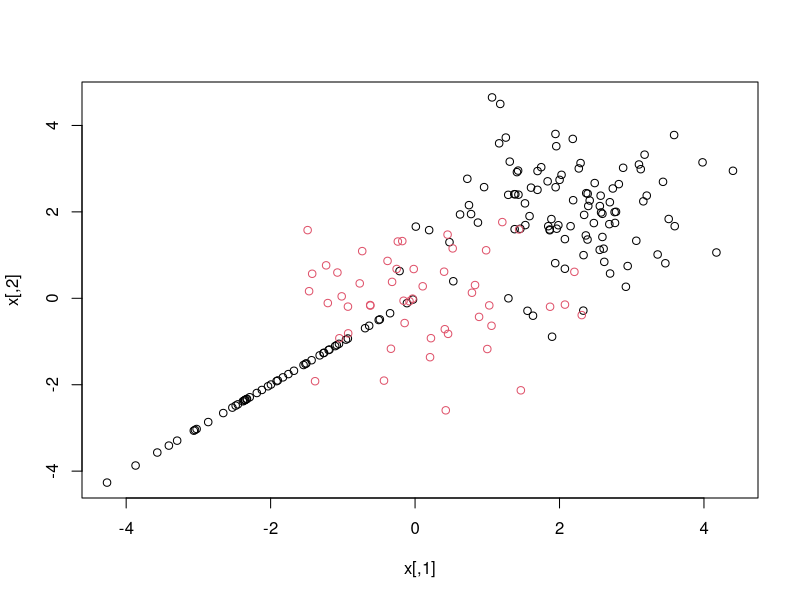

Write R code to recreate this figure. (Note: this script raises an error after producing the figure.)
# Generate data for non-linear class boundary
set.seed(1)
x <- matrix(rnorm(200*2), ncol = 2)
x[1:100, ] = x[1:100, ] + 2
x[101:150, ] = x[101:150, 2] - 2
y <- c(rep(1, 150), rep(2, 50))
dat = data.frame(x = x, y = as.factor(y))

# Plotting the data
plot(x, col = y) # indeed it is nonlinear

# The data is randomly split into training and testing groups.
# We then fit the training data using the svm() function with a radiaal kernel lambda = 1
train <- sample(200, 100)
svmfit <- svm(y ~ ., data = dat[train, ], kernel = "radial", gamma = 1, cost = 1)
plot(svmfit, dat[train, ])

summary(svmfit)

# Increasing cost
svmfit <- svm(y ~ ., data = dat[train, ], kernel = "radial", gamma = 1, cost = 1e5)
plot(svmfit, dat[train, ]) # increasing cost results on irregular decision boundary

# Cross Validation
set.seed(1)
tune.out <- tune(svm, y ~ ., data = dat[train, ], kernel = "radial",
                 ranges = list(cost = c(0.1, 1, 10, 100, 1000),
                               gamma = c(0.5, 1, 2, 3, 4)))
summary(tune.out) # best choice of parameters involves cost = 1, and gamma = 1

# Test set predictions
table(true = dat[-train, "y"], pred = predict(tune.out$best.model,
      newx = dat[-train, ])) # 34% (18+16/58+16+18+8) of test observations are misclassified by SVM



# ROC Curves --------------------------------------------------------------
library(ROCR)
rocplot <- function(pred, truth, ...) {
        predob = prediction(pred, truth)
        perf = performance(predob, "tpr", "fpr")
        plot(perf, ...)
}

# svm outputs the class labels. what if we want to output fitted values, i.e, response
svmfit.opt <- svm(y ~ ., data = dat[train, ], kernel = "radial", gamma = 2, cost = 1, decision.values = T)
fitted <- attributes(predict(svmfit.opt, dat[train, ], decision.values = TRUE))$decision.values # the sign of the fitted values determines the class label where it belong

# ROC plot (training)
par(mfrow = c(1, 2))
rocplot(fitted, dat[train, "y"], main = "Training Data")

svmfit.flex <- svm(y ~ ., data = dat[train, ], kernel = "radial", gamma = 50, cost = 1, decision.values = T)
fitted <- attributes(predict(svmfit.flex, dat[train, ], decision.values = T))$decision.values
rocplot(fitted, dat[train, "y"], add = T, col = "red")

# ROC plot (test)
fitted <- attributes(predict(svm.opt, dat[-train, ], decision.values = T))$decision.values
rocplot(fitted, dat[-train, "y"], main = "Test Data")
fitted <- attributes(predict(svmfit.flex, dat[-train, ], decision.values = T))$decision.values
rocplot(fitted, dat[-train, "y"], add = T, col = "red") # higher AUC more accurate predictions
